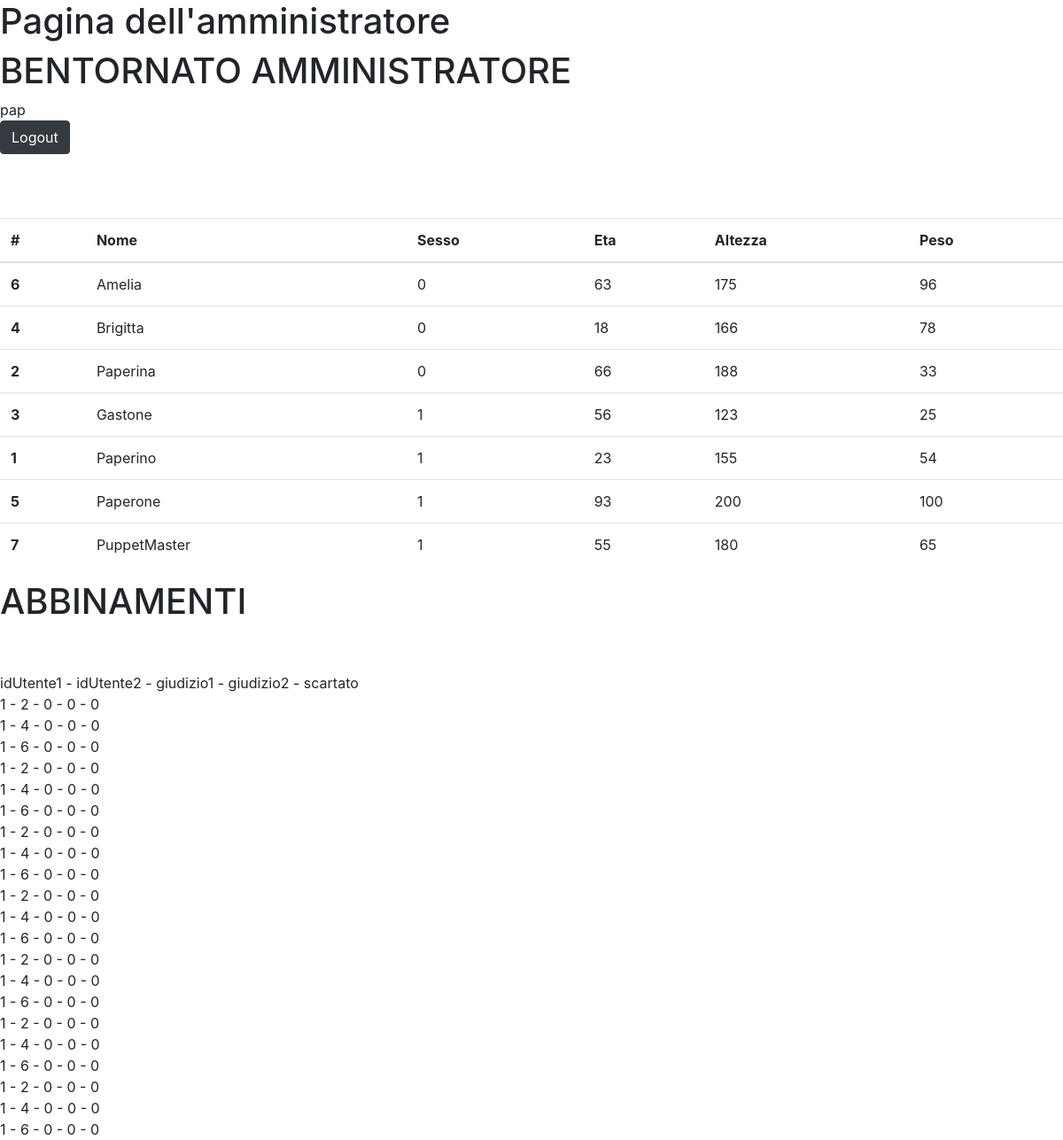
Page /BrunoFrancesco_VerificaPHP/amministratore.php (signed in) on the committed database.
### tables this page shows
CREATE TABLE `utenti` (
  `id` int(11) NOT NULL,
  `nome` varchar(25) NOT NULL,
  `sesso` tinyint(1) NOT NULL,
  `eta` int(11) NOT NULL,
  `altezza` float NOT NULL,
  `peso` float NOT NULL,
  `nickname` varchar(10) NOT NULL,
  `pwd` varchar(16) NOT NULL,
  `amministratore` tinyint(1) NOT NULL
);

CREATE TABLE `abbinamenti` (
  `id` int(11) NOT NULL,
  `idUtente1` int(11) NOT NULL,
  `idUtente2` int(11) NOT NULL,
  `giudizio1` int(11) NOT NULL,
  `giudizio2` int(11) NOT NULL,
  `scartato` tinyint(1) NOT NULL
);

### BrunoFrancesco_VerificaPHP/amministratore.php (the view, shortened to what this page needs)
<!DOCTYPE html>
<html lang="en">
<head>
    <link rel="stylesheet" href="https://cdn.jsdelivr.net/npm/bootstrap@4.5.3/dist/css/bootstrap.min.css">
</head>
<body>
    <h1>Pagina dell'amministratore</h1>
    <?php
        if(isset($_SESSION['utente'])){
            echo("<h1>BENTORNATO AMMINISTRATORE </h1>".$_SESSION['utente']);
        }
        else{
            header("location:/BrunoFrancesco_VerificaPHP/index.html");
        }
        echo("<form action='index.html' method='POST' id='frm'>");
        echo("<button type='button' onClick='chiudi_sessione()' class='btn btn-dark'>Logout</button>");
        echo("</form>");
        $con = new mysqli('localhost','root','','db_agenziamatrimoniale');
        $sql="SELECT id, nome, sesso, eta, altezza, peso FROM utenti ORDER BY sesso, nome";
        $ok = $con->query($sql);
        echo("<br>");
        echo("<br>");
        echo("<br>");
        echo("<table class='table'>");
        echo("<thead>");
        echo("<tr>");
        echo("<th scope='col'>#</th>");
        echo("<th scope='col'>Nome</th>");
        echo("<th scope='col'>Sesso</th>");
        echo("<th scope='col'>Eta</th>");
        echo("<th scope='col'>Altezza</th>");
        echo("<th scope='col'>Peso</th>");
        echo("</tr>");
        echo("</thead>");
        echo("<tbody>");
        while ($record = $ok->fetch_assoc()) {
            echo("<tr>");
            echo("<th scope='row'>");
            echo($record["id"]);
            echo("</th>");
            echo("<td>");
            echo($record["nome"]);
            echo("</td>");
            echo("<td>");
            echo($record["sesso"]);
            echo("</td>");
            echo("<td>");
            echo($record["eta"]);
            echo("</td>");
            echo("<td>");
            echo($record["altezza"]);
            echo("</td>");
            echo("<td>");
            echo($record["peso"]);
            echo("</td>");
            echo("</tr>");
        }
        echo("</tbody>
        </table>");
        echo("<h1>ABBINAMENTI</h1>");
        $sql="SELECT * FROM abbinamenti ORDER BY id";
        $ok = $con->query($sql);
        echo("<br>");
        echo("<br>");
        echo('idUtente1');
        echo(" - ");
        echo('idUtente2');
        echo(" - ");
        echo('giudizio1');
        echo(" - ");
        echo('giudizio2');
        echo(" - ");
        echo('scartato');
        echo("<br>");
        while ($record = $ok->fetch_assoc()) {
            echo($record['idUtente1']);
            echo(" - ");
            echo($record['idUtente2']);
            echo(" - ");
            echo($record['giudizio1']);
            echo(" - ");
            echo($record['giudizio2']);
            echo(" - ");
            echo($record['scartato']);
            echo("<br>");
        }
    ?>
</body>
</html>

### rows in the picture
utenti: id "6", nome "Amelia", sesso "0", eta "63", altezza "175", peso "96"
utenti: id "4", nome "Brigitta", sesso "0", eta "18", altezza "166", peso "78"
utenti: id "2", nome "Paperina", sesso "0", eta "66", altezza "188", peso "33"
utenti: id "3", nome "Gastone", sesso "1", eta "56", altezza "123", peso "25"
utenti: id "1", nome "Paperino", sesso "1", eta "23", altezza "155", peso "54"
utenti: id "5", nome "Paperone", sesso "1", eta "93", altezza "200", peso "100"
utenti: id "7", nome "PuppetMaster", sesso "1", eta "55", altezza "180", peso "65"
abbinamenti: idUtente1 "1", idUtente2 "2", giudizio1 "0", giudizio2 "0", scartato "0"
abbinamenti: idUtente1 "1", idUtente2 "4", giudizio1 "0", giudizio2 "0", scartato "0"
abbinamenti: idUtente1 "1", idUtente2 "6", giudizio1 "0", giudizio2 "0", scartato "0"
abbinamenti: idUtente1 "1", idUtente2 "2", giudizio1 "0", giudizio2 "0", scartato "0"
abbinamenti: idUtente1 "1", idUtente2 "4", giudizio1 "0", giudizio2 "0", scartato "0"
abbinamenti: idUtente1 "1", idUtente2 "6", giudizio1 "0", giudizio2 "0", scartato "0"
abbinamenti: idUtente1 "1", idUtente2 "2", giudizio1 "0", giudizio2 "0", scartato "0"
abbinamenti: idUtente1 "1", idUtente2 "4", giudizio1 "0", giudizio2 "0", scartato "0"
abbinamenti: idUtente1 "1", idUtente2 "6", giudizio1 "0", giudizio2 "0", scartato "0"
abbinamenti: idUtente1 "1", idUtente2 "2", giudizio1 "0", giudizio2 "0", scartato "0"
abbinamenti: idUtente1 "1", idUtente2 "4", giudizio1 "0", giudizio2 "0", scartato "0"
abbinamenti: idUtente1 "1", idUtente2 "6", giudizio1 "0", giudizio2 "0", scartato "0"
abbinamenti: idUtente1 "1", idUtente2 "2", giudizio1 "0", giudizio2 "0", scartato "0"
abbinamenti: idUtente1 "1", idUtente2 "4", giudizio1 "0", giudizio2 "0", scartato "0"
abbinamenti: idUtente1 "1", idUtente2 "6", giudizio1 "0", giudizio2 "0", scartato "0"
abbinamenti: idUtente1 "1", idUtente2 "2", giudizio1 "0", giudizio2 "0", scartato "0"
abbinamenti: idUtente1 "1", idUtente2 "4", giudizio1 "0", giudizio2 "0", scartato "0"
abbinamenti: idUtente1 "1", idUtente2 "6", giudizio1 "0", giudizio2 "0", scartato "0"
abbinamenti: idUtente1 "1", idUtente2 "2", giudizio1 "0", giudizio2 "0", scartato "0"
abbinamenti: idUtente1 "1", idUtente2 "4", giudizio1 "0", giudizio2 "0", scartato "0"
abbinamenti: idUtente1 "1", idUtente2 "6", giudizio1 "0", giudizio2 "0", scartato "0"

### other values in the picture
$_SESSION['utente'] "pap"
